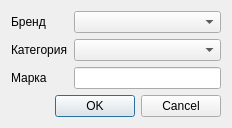
<?xml version="1.0" encoding="UTF-8"?>
<ui version="4.0">
 <class>AddCarModelDialog</class>
 <widget class="QDialog" name="AddCarModelDialog">
  <property name="geometry">
   <rect>
    <x>0</x>
    <y>0</y>
    <width>232</width>
    <height>125</height>
   </rect>
  </property>
  <property name="windowTitle">
   <string>Dialog</string>
  </property>
  <layout class="QGridLayout" name="gridLayout_2">
   <item row="0" column="0">
    <layout class="QGridLayout" name="gridLayout">
     <item row="2" column="1">
      <widget class="QLineEdit" name="lineEditMarka"/>
     </item>
     <item row="0" column="1">
      <widget class="ComboBoxCarBrand" name="comboBoxBrand"/>
     </item>
     <item row="1" column="1">
      <widget class="ComboBoxCarCategories" name="comboBoxCategories"/>
     </item>
     <item row="0" column="0">
      <widget class="QLabel" name="label">
       <property name="text">
        <string>Бренд</string>
       </property>
      </widget>
     </item>
     <item row="1" column="0">
      <widget class="QLabel" name="label_2">
       <property name="text">
        <string>Категория</string>
       </property>
      </widget>
     </item>
     <item row="2" column="0">
      <widget class="QLabel" name="label_3">
       <property name="text">
        <string>Марка</string>
       </property>
      </widget>
     </item>
    </layout>
   </item>
   <item row="1" column="0">
    <widget class="QDialogButtonBox" name="buttonBox">
     <property name="orientation">
      <enum>Qt::Horizontal</enum>
     </property>
     <property name="standardButtons">
      <set>QDialogButtonBox::Cancel|QDialogButtonBox::Ok</set>
     </property>
    </widget>
   </item>
  </layout>
 </widget>
 <customwidgets>
  <customwidget>
   <class>ComboBoxCarBrand</class>
   <extends>QComboBox</extends>
   <header>comboboxcarbrand.h</header>
  </customwidget>
  <customwidget>
   <class>ComboBoxCarCategories</class>
   <extends>QComboBox</extends>
   <header>comboboxcarcategories.h</header>
  </customwidget>
 </customwidgets>
 <resources/>
 <connections>
  <connection>
   <sender>buttonBox</sender>
   <signal>accepted()</signal>
   <receiver>AddCarModelDialog</receiver>
   <slot>accept()</slot>
   <hints>
    <hint type="sourcelabel">
     <x>248</x>
     <y>254</y>
    </hint>
    <hint type="destinationlabel">
     <x>157</x>
     <y>274</y>
    </hint>
   </hints>
  </connection>
  <connection>
   <sender>buttonBox</sender>
   <signal>rejected()</signal>
   <receiver>AddCarModelDialog</receiver>
   <slot>reject()</slot>
   <hints>
    <hint type="sourcelabel">
     <x>316</x>
     <y>260</y>
    </hint>
    <hint type="destinationlabel">
     <x>286</x>
     <y>274</y>
    </hint>
   </hints>
  </connection>
 </connections>
</ui>
